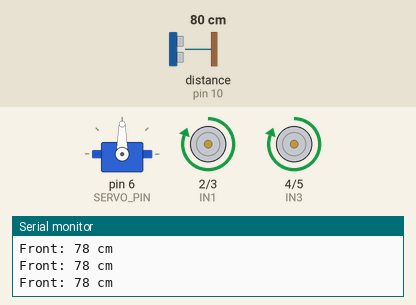
Simulated run of this sketch. Board: Arduino Uno, built with avr-gcc and run on an emulated ATmega328P. Shown: servo, motor-driver pin pairs drawn as motors (green arrow = first pin HIGH = forward, orange = second pin HIGH = backward, longer = more drive), the last lines printed to the serial monitor. Wiring (inferred from the names in the program): ultrasonic range finder: trigger pin 9; echo pin 10. The inputs (shaded band) are chosen by the test bench; at power-on: distance to the obstacle (sensor on pin 10) 80 cm. The echo pulse lasts 58.3 µs per cm.

Above: at 2.2 s.
2.3 s: distance to the obstacle (sensor on pin 10) set to 23 cm
3.8 s: distance to the obstacle (sensor on pin 10) set to 18 cm
At 6.7 s:
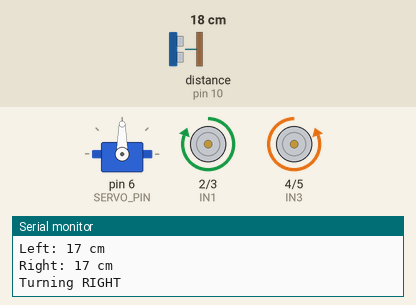
6.8 s: distance to the obstacle (sensor on pin 10) set to 35 cm
At 7.1 s:
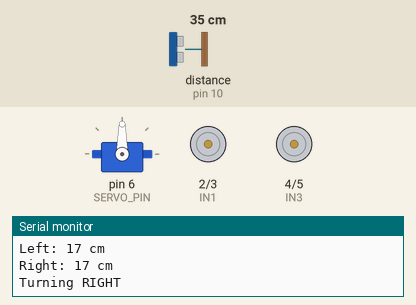
8.8 s: distance to the obstacle (sensor on pin 10) set to 2 cm
At 10.8 s:
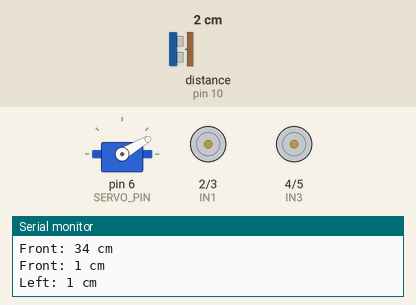
Timing chart, 0 to 12.8 s (numbered marks = the images above; inputs shaded):
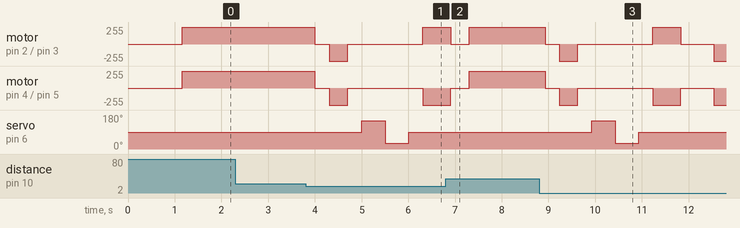

The sketch:

object_avoiding_robot.ino
```cpp
#include <Servo.h>

// =====================================================
// Ultrasonic Sensor
// =====================================================
#define TRIG_PIN 9
#define ECHO_PIN 10

// =====================================================
// L298N Motor Driver
// =====================================================
#define IN1 2
#define IN2 3

#define IN3 4
#define IN4 5

// =====================================================
// Servo
// =====================================================
#define SERVO_PIN 6

Servo scanServo;

// =====================================================
// Settings
// =====================================================
#define OBSTACLE_DISTANCE 20

// =====================================================
// Setup
// =====================================================
void setup() {

  Serial.begin(9600);

  // Ultrasonic
  pinMode(TRIG_PIN, OUTPUT);
  pinMode(ECHO_PIN, INPUT);

  // Motors
  pinMode(IN1, OUTPUT);
  pinMode(IN2, OUTPUT);

  pinMode(IN3, OUTPUT);
  pinMode(IN4, OUTPUT);

  // Servo
  scanServo.attach(SERVO_PIN);

  // Start facing forward
  scanServo.write(90);

  stopCar();

  delay(1000);

  Serial.println("Object Avoiding Car Ready!");
}


// =====================================================
// Main Loop
// =====================================================
void loop() {

  // Look forward
  scanServo.write(90);
  delay(150);

  long frontDistance = getDistance();

  Serial.print("Front: ");
  Serial.print(frontDistance);
  Serial.println(" cm");


  // ===================================================
  // No obstacle
  // ===================================================

  if (frontDistance > OBSTACLE_DISTANCE) {

    forward();
  }


  // ===================================================
  // Obstacle detected
  // ===================================================

  else {

    stopCar();
    delay(300);

    // Move backward
    backward();
    delay(400);

    stopCar();
    delay(300);


    // =================================================
    // Check LEFT
    // =================================================

    scanServo.write(150);
    delay(500);

    long leftDistance = getDistance();

    Serial.print("Left: ");
    Serial.print(leftDistance);
    Serial.println(" cm");


    // =================================================
    // Check RIGHT
    // =================================================

    scanServo.write(30);
    delay(500);

    long rightDistance = getDistance();

    Serial.print("Right: ");
    Serial.print(rightDistance);
    Serial.println(" cm");


    // Return to center
    scanServo.write(90);
    delay(300);


    // =================================================
    // Decide direction
    // =================================================

    if (leftDistance > rightDistance) {

      Serial.println("Turning LEFT");

      turnLeft();
      delay(600);
    }

    else {

      Serial.println("Turning RIGHT");

      turnRight();
      delay(600);
    }

    stopCar();
    delay(200);
  }

  delay(50);
}


// =====================================================
// Ultrasonic Distance
// =====================================================

long getDistance() {

  digitalWrite(TRIG_PIN, LOW);
  delayMicroseconds(2);

  digitalWrite(TRIG_PIN, HIGH);
  delayMicroseconds(10);

  digitalWrite(TRIG_PIN, LOW);

  long duration = pulseIn(ECHO_PIN, HIGH, 30000);

  if (duration == 0) {
    return 400;
  }

  long distance = duration * 0.034 / 2;

  return distance;
}


// =====================================================
// FORWARD
// =====================================================

void forward() {

  digitalWrite(IN1, HIGH);
  digitalWrite(IN2, LOW);

  digitalWrite(IN3, HIGH);
  digitalWrite(IN4, LOW);
}


// =====================================================
// BACKWARD
// =====================================================

void backward() {

  digitalWrite(IN1, LOW);
  digitalWrite(IN2, HIGH);

  digitalWrite(IN3, LOW);
  digitalWrite(IN4, HIGH);
}


// =====================================================
// STOP
// =====================================================

void stopCar() {

  digitalWrite(IN1, LOW);
  digitalWrite(IN2, LOW);

  digitalWrite(IN3, LOW);
  digitalWrite(IN4, LOW);
}


// =====================================================
// TURN LEFT
// =====================================================

void turnLeft() {

  digitalWrite(IN1, LOW);
  digitalWrite(IN2, HIGH);

  digitalWrite(IN3, HIGH);
  digitalWrite(IN4, LOW);
}


// =====================================================
// TURN RIGHT
// =====================================================

void turnRight() {

  digitalWrite(IN1, HIGH);
  digitalWrite(IN2, LOW);

  digitalWrite(IN3, LOW);
  digitalWrite(IN4, HIGH);
}
```

Measured:
- the behaviour switches between 22 and 21 cm on distance to the obstacle (sensor on pin 10) (found by bisection; images 0 and 1)
- after the input at 3.8 s, motor on pin 2 (IN1) / pin 3 (IN2): forward 255/255 → stopped after 0.20 s, → backward 255/255 0.30 s later, → stopped 0.40 s later, → forward 255/255 1.6 s later; motor on pin 4 (IN3) / pin 5 (IN4): forward 255/255 → stopped after 0.20 s, → backward 255/255 0.30 s later, → stopped 0.40 s later, → backward 255/255 1.6 s later
- after the input at 6.8 s, servo on pin 6 (SERVO_PIN): stays 90° (without the input it goes to 150° after 1.5 s)
